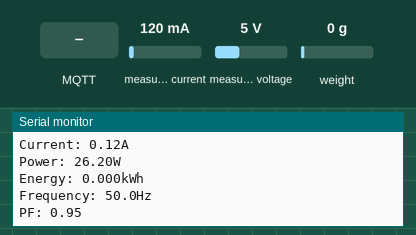
This sketch was run on a simulated ESP8266 (NodeMCU). Shown: the last lines printed to the serial monitor. The inputs (shaded band) are chosen by the test bench; at power-on: measured current 120 mA, weight on the scale 0 g, measured voltage 5 V. WiFi joins after 1.5 s; servers stay silent unless stated; EEPROM starts erased; no MQTT or app messages arrive unless stated.

Above: at 3.7 s.
3.8 s: MQTT message "reset" arrives on the first subscribed topic
6.2 s: MQTT message "5" arrives on the first subscribed topic
8.3 s: MQTT message "on" arrives on the first subscribed topic
10.5 s: measured current set to 40 mA
12.0 s: weight on the scale set to 100 g
At 13.46 s:
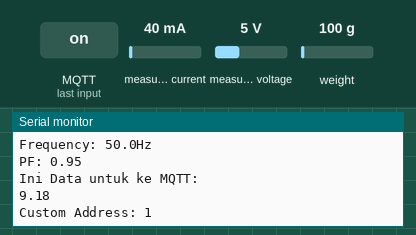
13.5 s: measured voltage set to 0.3 V
At 13.9 s:
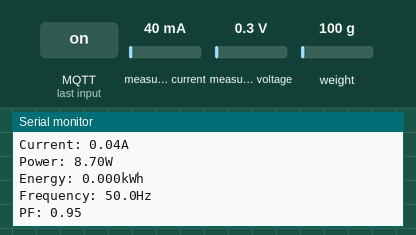
Timing chart, 0 to 16.0 s (numbered marks = the images above; inputs shaded):
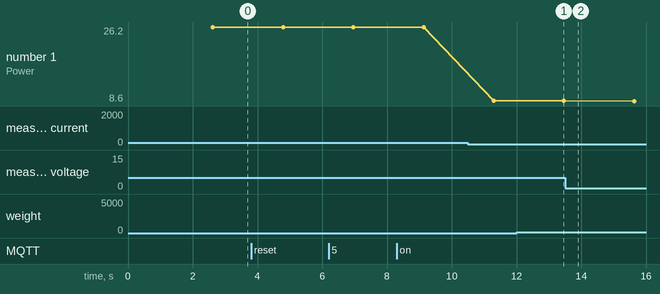

The sketch:

Timbangan-2022-001-001-cm3ufumD9F6hV_Dispenser_punclut_V3.ino
```cpp
#include <ESP8266WiFi.h>
#include <WiFiManager.h>
#include <PubSubClient.h>
#include <EEPROM.h>
#include "HX711.h"
#include <PZEM004Tv30.h>
#include <SoftwareSerial.h>
#include "secret.h"

#if defined(ESP32)
    #error "Software Serial is not supported on the ESP32"
#endif

#if !defined(PZEM_RX_PIN) && !defined(PZEM_TX_PIN)
#define PZEM_RX_PIN D2
#define PZEM_TX_PIN D1
#endif

#define EEPROM_SIZE 12
SoftwareSerial pzemSWSerial(PZEM_RX_PIN, PZEM_TX_PIN);
PZEM004Tv30 pzem(pzemSWSerial);

WiFiClient espClient;
PubSubClient client(espClient);

const char* mqtt_server = MQTT_SERVER ;
const char* mqtt_user = MQTT_USER;
const char* mqtt_pass = MQTT_PASS;

const char* mqttQueueTimbangan = MQTTQUEUETIMBANGAN;
const char* mqttQueuePublish = MQTTQUEUEPUBLISH;
const char* mqttSubscribe = MQTTSUBSCRIBE;

const int deviceDout= D6; // Deklarasi Pin 4 (12=6) ini = D2
const int deviceSck= D5; // Deklarasi Pin 12 (14=5) D5
HX711 scale;
float calibration_factor = 18650; // Memasukan Nilai "18650" ke Varibel calibration_factor dalam tipe data Float
const char* CL = "LSKK-DISPENSER-cm3ufumD9F6hV"; //ini diganti
String deviceGuid = "Timbangan-2022-001-001-cm3ufumD9F6hV"; //ini diganti juga
byte mac[6];
int address = 0;
int waktuKirim = 1000;
String MACAddress;
float Weight;
int loop_count  = 0 ; //loop count loop

unsigned long interval=35000; // the time we need to wait
unsigned long previousMillis=0; // millis() returns an unsigned long.

bool ledState = false;

bool shouldSaveConfig = false;

void saveConfigCallback () {
  Serial.println("Should save config");
  shouldSaveConfig = true;
}

String mac2String(byte ar[]) {
  String s;
  for (byte i = 0; i < 6; ++i)
  {
    char buf[3];
    sprintf(buf, "%2X", ar[i]);
    s += buf;
    if (i < 5) s += ':';
  }
  return s;
}

void mqttCallback(char* topic, byte* payload, unsigned int length) {
  Serial.print("Message arrived [");
  Serial.print(topic);
  Serial.print("] ");
  String response;
  String timerValue;
  String guidAuth;
  String res;
  String resGuid;
  for (int i = 0; i < length; i++) {
    response += (char)payload[i];
    if (i < 36){
      guidAuth += (char)payload[i];
    }
    if (i > 36){
      timerValue += (char)payload[i];
    }
    if (i < 5) {
      res += (char)payload[i];
    }
    if (i > 5 and i < 42) {
      resGuid += (char)payload[i];
    }

  }
  Serial.println(guidAuth);
  if (guidAuth == deviceGuid){
    Serial.print("Waktu Kirim sekarang adalah : ");
    Serial.println(timerValue);
    waktuKirim = timerValue.toInt();
  }
  if (res == "reset" and resGuid == deviceGuid){
    WiFiManager wifiManager;
    wifiManager.setAPStaticIPConfig(IPAddress(192,168,4,1), IPAddress(192,168,4,1), IPAddress(255,255,255,0));
    wifiManager.startConfigPortal("Timbangan Dispenser");
    Serial.println("connected!");
  }
}
void printMACAddress() {
  WiFi.macAddress(mac);
  MACAddress = mac2String(mac);
  Serial.println(MACAddress);
}
void setup_wifi () {
  WiFiManager wifiManager;
  wifiManager.setSaveConfigCallback(saveConfigCallback);
  wifiManager.setAPStaticIPConfig(IPAddress(192,168,4,1), IPAddress(192,168,4,1), IPAddress(255,255,255,0));
  if(!wifiManager.autoConnect("Timbangan Dispenser")) {
    Serial.println("failed to connect and hit timeout");
    delay(3000);
  }
  Serial.println("connected...yeey :)");
}
void mqttReconnect() {
  printMACAddress();
  const char* CL;
  CL = MACAddress.c_str();
  Serial.println(CL);
  while (!client.connected()) {
    Serial.print("Attempting MQTT connection...");
    // Attempt to connect
    if (client.connect(CL, mqtt_user, mqtt_pass)) {
      Serial.println("connected");
      client.subscribe(mqttSubscribe);
    } else {Serial.print("failed, rc=");
      Serial.print(client.state());
      Serial.println(" try again in 5 seconds");
      ESP.restart();
      delay(5000);
    }
  }
}
void setup() {
  Serial.begin(115200);
  setup_wifi ();
  EEPROM.begin(EEPROM_SIZE);
  client.setServer(mqtt_server, 1883);
  client.setCallback(mqttCallback);
  scale.begin(deviceDout, deviceSck);
  scale.set_scale(calibration_factor); //Adjust to this calibration factor
//  scale.tare(); //Reset the scale to 0
  long zero_factor = scale.read_average(); //Get a baseline reading
  Serial.print("Zero factor: "); //This can be used to remove the need to tare the scale. Useful in permanent scale projects.
  Serial.println(zero_factor);
  watchdogSetup();

}

void watchdogSetup(void) {
  ESP.wdtDisable();
}
void loop() {
  unsigned long currentMillis = millis();
  String dataSendtoMqtt;
  if (!client.connected()) {
    mqttReconnect();
  }
  client.loop();
  Serial.print("Custom Address: ");
  watchdogSetup();
  Serial.println(pzem.readAddress(), HEX);
  float voltage = pzem.voltage();
  float current = pzem.current();
  float power = pzem.power();
  float energy = pzem.energy();
  float frequency = pzem.frequency();
  float pf = pzem.pf();

  // Check if the data is valid
  if(isnan(voltage)){
      Serial.println("Error reading VOLT");
  } else if (isnan(current)) {
      Serial.println("Error reading current");
  } else if (isnan(power)) {
      Serial.println("Error reading power");
  } else if (isnan(energy)) {
      Serial.println("Error reading energy");
  } else if (isnan(frequency)) {
      Serial.println("Error reading frequency");
  } else if (isnan(pf)) {
      Serial.println("Error reading power factor");
  } else {
    // Print the values to the Serial console
    Serial.print("Voltage: ");      Serial.print(voltage);      Serial.println("V");
    Serial.print("Current: ");      Serial.print(current);      Serial.println("A");
    Serial.print("Power: ");        Serial.print(power);        Serial.println("W");
    Serial.print("Energy: ");       Serial.print(energy,3);     Serial.println("kWh");
    Serial.print("Frequency: ");    Serial.print(frequency, 1); Serial.println("Hz");
    Serial.print("PF: ");           Serial.println(pf);
  }
  delay (2000);
  watchdogSetup();
//  dataSendtoMqtt = String(deviceGuid + "#" + voltage + "#" + current + "#" + power + "#" + energy + "#" + frequency + "#" + pf);
//  client.publish(mqttQueuePublish, dataSendtoMqtt.c_str());
//  Serial.println(dataSendtoMqtt);  //30000
  Weight = scale.get_units();
  float containerWeight = 9.28; // tergantung nilai data dari script kalibrasi
  float dataWeight = containerWeight - Weight;
  String convertDataWeight = String(dataWeight);
  String dataRMQ = String(convertDataWeight);
  char dataToMQTT[50];
  dataRMQ.toCharArray(dataToMQTT, sizeof(dataToMQTT));
  Serial.println("Ini Data untuk ke MQTT: ");
  Serial.println(dataToMQTT);
  dataSendtoMqtt = String(deviceGuid + "#" + voltage + "#" + current + "#" + power + "#" + energy + "#" + frequency + "#" + pf + "#" + dataToMQTT);
  if ((unsigned long)(currentMillis - previousMillis) >= interval) {
    client.publish(mqttQueueTimbangan,dataSendtoMqtt.c_str());
    Serial.println(dataSendtoMqtt);
    previousMillis = millis();
  }
}
```

secret.h
```cpp
#define MQTT_SERVER "cloudrmqserver.pptik.id"
#define MQTT_USER "/TimbanganD22:timbangan_dispenser22"
#define MQTT_PASS "TimbanganD22!"

#define MQTTQUEUETIMBANGAN "Sensor"
#define MQTTQUEUEPUBLISH "Log"
#define MQTTSUBSCRIBE "TimerTimbangan"
```

Measured:
- after the input at 12.0 s, the serial monitor: prints a new line after 1.4 s (image 1)
- plotted number 1: 26.2 → 8.7 after the input at 10.5 s, 8.7 → 8.6 after the input at 13.5 s
